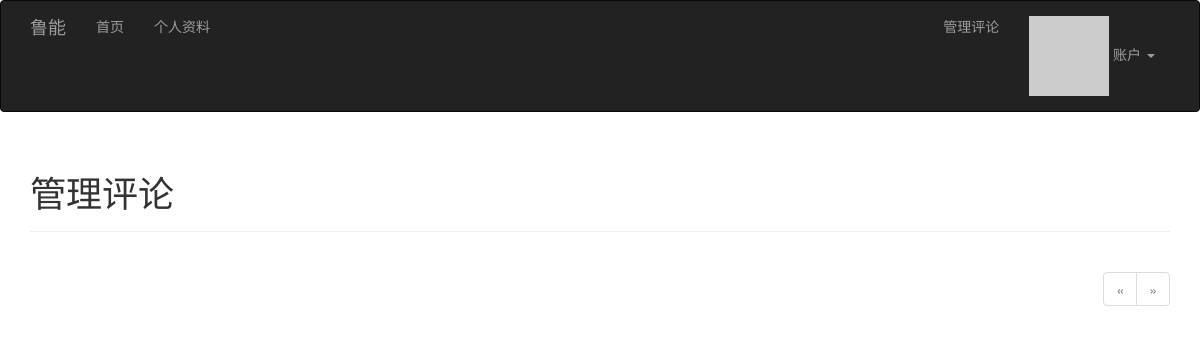
Before: /moderate (signed in) with the older database file.
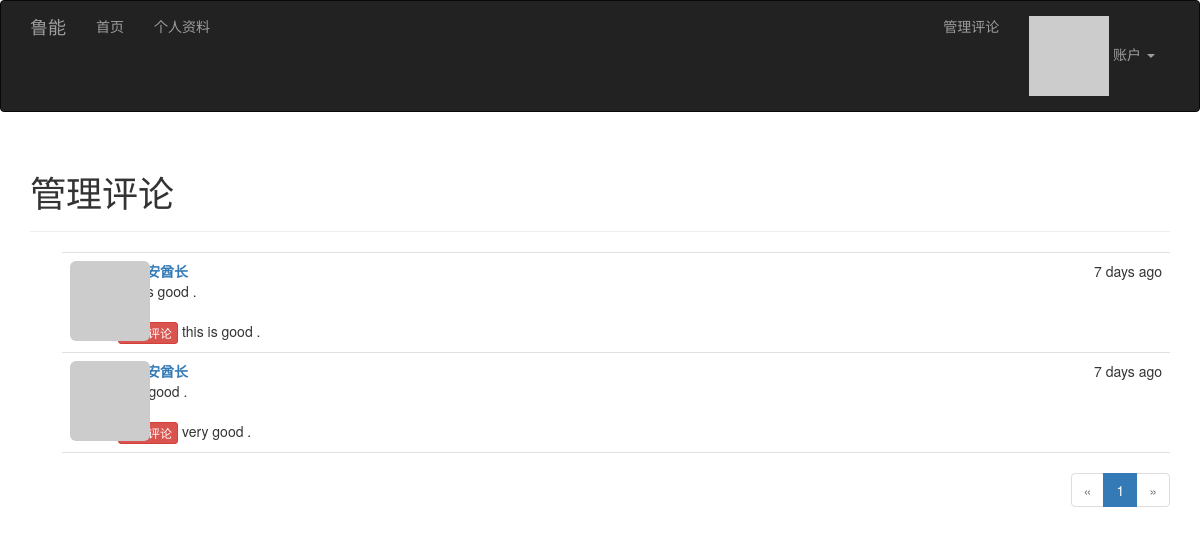
After: the same page with the newer database file.
### app/models.py (models this page shows, shortened)
class Comment(db.Model):
    __tablename__='comments'
    id=db.Column(db.Integer,primary_key=True)
    body=db.Column(db.Text)
    body_html=db.Column(db.Text)
    timestamp=db.Column(db.DateTime,index=True,default=datetime.utcnow)
    disabled=db.Column(db.Boolean)
    author_id=db.Column(db.Integer,db.ForeignKey('users.id'))
    post_id=db.Column(db.Integer,db.ForeignKey('posts.id'))

class User(UserMixin,db.Model):
    __tablename__='users'
    id=db.Column(db.Integer,primary_key=True)
    email=db.Column(db.String(64),unique=True,index=True)
    username=db.Column(db.String(64),unique=True,index=True)
    password_hash=db.Column(db.String(128))
    role_id=db.Column(db.Integer,db.ForeignKey('roles.id'))
    name=db.Column(db.String(64))
    location=db.Column(db.String(64))
    about_me=db.Column(db.Text())
    member_since=db.Column(db.DateTime(),default=datetime.utcnow)
    last_seen=db.Column(db.DateTime(),default=datetime.utcnow)
    avatar_hash=db.Column(db.String(32))
    posts=db.relationship('Post',backref='author',lazy='dynamic')
    followed=db.relationship('Follow',foreign_keys=[Follow.follower_id],backref=db.backref('follower',lazy='joined'),lazy='dynamic',cascade='all,delete-orphan')
    followers=db.relationship('Follow',foreign_keys=[Follow.followed_id],backref=db.backref('followed', lazy='joined'),lazy='dynamic',cascade='all, delete-orphan')
    comments=db.relationship('Comment',backref='author',lazy='dynamic')
    @property
    def password(self):
        raise AttributeError('password is not a readable attribute')
    def can(self,permissions):
        return self.role is not None and (self.role.permissions & permissions) == permissions
    def ping(self):
        self.last_seen=datetime.utcnow()
        db.session.add(self)
    def gravatar(self,size=100,default='identicon',rating='g'):
        if request.is_secure:
            url = 'https://secure.gravatar.com/avatar'
        else:
            url = 'http://cn.gravatar.com/avatar'
        hash= self.avatar_hash or hashlib.md5(str(self.email).encode('utf-8')).hexdigest()
        return '{url}/{hash}?s={size}&d={default}&r={rating}'.format(url=url, hash=hash, size=size, default=default, rating=rating)

### app/main/views.py (the view)
@main.route('/moderate')
@login_required
@permission_required(Permission.MODERATE_COMMENTS)
def moderate():
    page = request.args.get('page', 1, type=int)
    pagination = Comment.query.order_by(Comment.timestamp.desc()).paginate(page, per_page=current_app.config['FLASKY_COMMENTS_PER_PAGE'],error_out=False)
    comments=pagination.items
    return render_template('moderate.html', comments=comments,pagination=pagination, page=page)

### app/auth/views.py (called while the page is built)
@auth.before_app_request
def before_request():
    if current_user.is_authenticated:
        current_user.ping()

### app/main/__init__.py (called while the page is built)
@main.app_context_processor
def inject_permissions():
    return dict(Permission=Permission)

### app/main/views.py (called while the page is built)
@main.after_app_request
def after_request(response):
    for query in get_debug_queries():
        current_app.logger.warning(
            'Slow query: %s\nParameters: %s\nDuration: %fs\nContext: %s\n'
            % (query.statement, query.parameters, query.duration,
               query.context))
    return response

### app/models.py (called while the page is built)
@login_manager.user_loader
def load_user(user_id):
    return User.query.get(int(user_id))

### app/templates/moderate.html (shortened to what this page needs)
{% extends "base.html" %}
{% import "_macros.html" as macros %}
{% block page_content %}
<div class="page-header">
    <h1>管理评论</h1>
</div>
{% set moderate = True %}
{% include '_comments.html' %}
{% if pagination %}
<div class="pagination">
    {{ macros.pagination_widget(pagination, '.moderate')}}
</div>
{% endif %}
{% endblock %}

### app/templates/_comments.html (shortened to what this page needs)
<ul class="comments">
    {% for comment in comments %}
    <li class="comment">
        <div class="comment-thumbnail">
            <a href="{{ url_for('.user', username=comment.author.username) }}">
                <img class="img-rounded profile-thumbnail" src="{{ comment.author.gravatar(size=40) }}">
            </a>
        </div>
        <div class="comment-content">
            <div class="comment-date">{{ moment(comment.timestamp).fromNow() }}</div>
            <div class="comment-author"><a href="{{ url_for('.user', username=comment.author.username) }}">{{ comment.author.username }}</a></div>
            <div class="comment-body">
                {% if moderate or not comment.disabled %}
                    {% if comment.body_html %}
                        {{ comment.body_html | safe }}
                    {% else %}
                        {{ comment.body }}
                    {% endif %}
                {% endif %}
            </div>
            {% if moderate %}
                <br>
                {% if comment.disabled %}
                <a class="btn btn-default btn-xs" href="{{ url_for('.moderate_enable',id=comment.id, page=page) }}">允许评论</a>
                {% else %}
                <a class="btn btn-danger btn-xs" href="{{ url_for('.moderate_disable',id=comment.id, page=page) }}">禁止评论</a>
                {% endif %}
            {% endif %}
                {% if comment.body_html %}
                    {{ comment.body_html | safe }}
                {% else %}
                    {{ comment.body }}
                {% endif %}
        </div>
    </li>
    {% endfor %}
</ul>

Changed rows visible on the page:
added Comment: timestamp "7 days ago", author.username "印第安酋长", body_html "this is good ."
added Comment: timestamp "7 days ago", author.username "印第安酋长", body_html "very good ."
Other visible differences:
new list line: "1"
